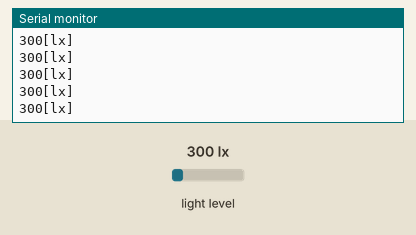
A program run on a simulated ESP8266 (NodeMCU). On the bench: the last lines printed to the serial monitor. Wiring (inferred from the names in the program): BH1750 light sensor at I2C address 0x23. The inputs (shaded band) are chosen by the test bench; at power-on: light level 300 lx.

Above: at 1.2 s.
1.3 s: light level set to 40 lx
At 1.49 s:
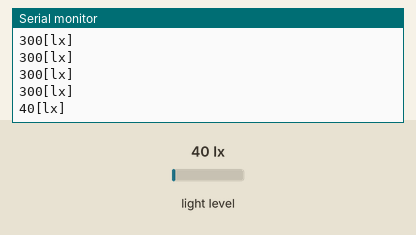
2.8 s: light level set to 500 lx
At 2.84 s:
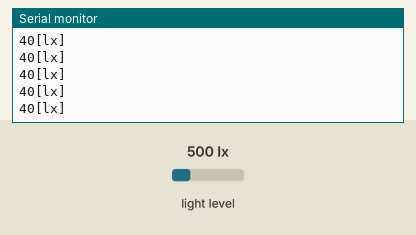
Timing chart, 0 to 5.8 s (numbered marks = the images above; inputs shaded):
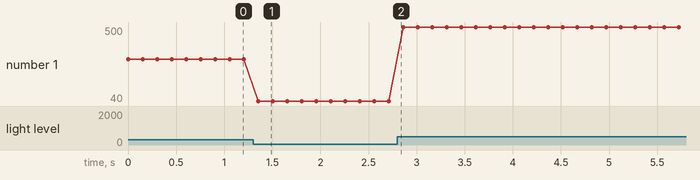

Measured:
- after the input at 1.3 s, the serial monitor: prints a new line after 0.06 s (image 1)
- plotted number 1: 300 → 40 after the input at 1.3 s, 40 → 500 after the input at 2.8 s

The program:

main.cpp
```cpp
#include <Arduino.h>
#include <Wire.h> //BH1750 IIC Mode
#include <math.h>

#define ADDRESS_BH1750 0x23
#define PIN_SDA D2
#define PIN_SCL D1

byte buff[2];
void setup() {
    Serial.begin(115200);
    Wire.begin(PIN_SDA, PIN_SCL);
}

int readSensor(int address) {
   int i=0;
   int readQuantity = 2;
   Wire.beginTransmission(address);
   Wire.requestFrom(address, readQuantity);

   while(Wire.available()) {
      buff[i] = Wire.read();
      i++;
   }
   Wire.endTransmission();
   return i;
}

void initSensor(int address) {
   Wire.beginTransmission(address);
   Wire.write(0x10);            //1lx reolution 120ms
   Wire.endTransmission();
}

void loop() {
   int i;
   uint16_t val=0;
   initSensor(ADDRESS_BH1750);

   if(2 == readSensor(ADDRESS_BH1750)) {
     val = ((buff[0]<<8) | buff[1]) / 1.2;
     Serial.print(val);
     Serial.println("[lx]");
   }

   delay(150);
}
```
